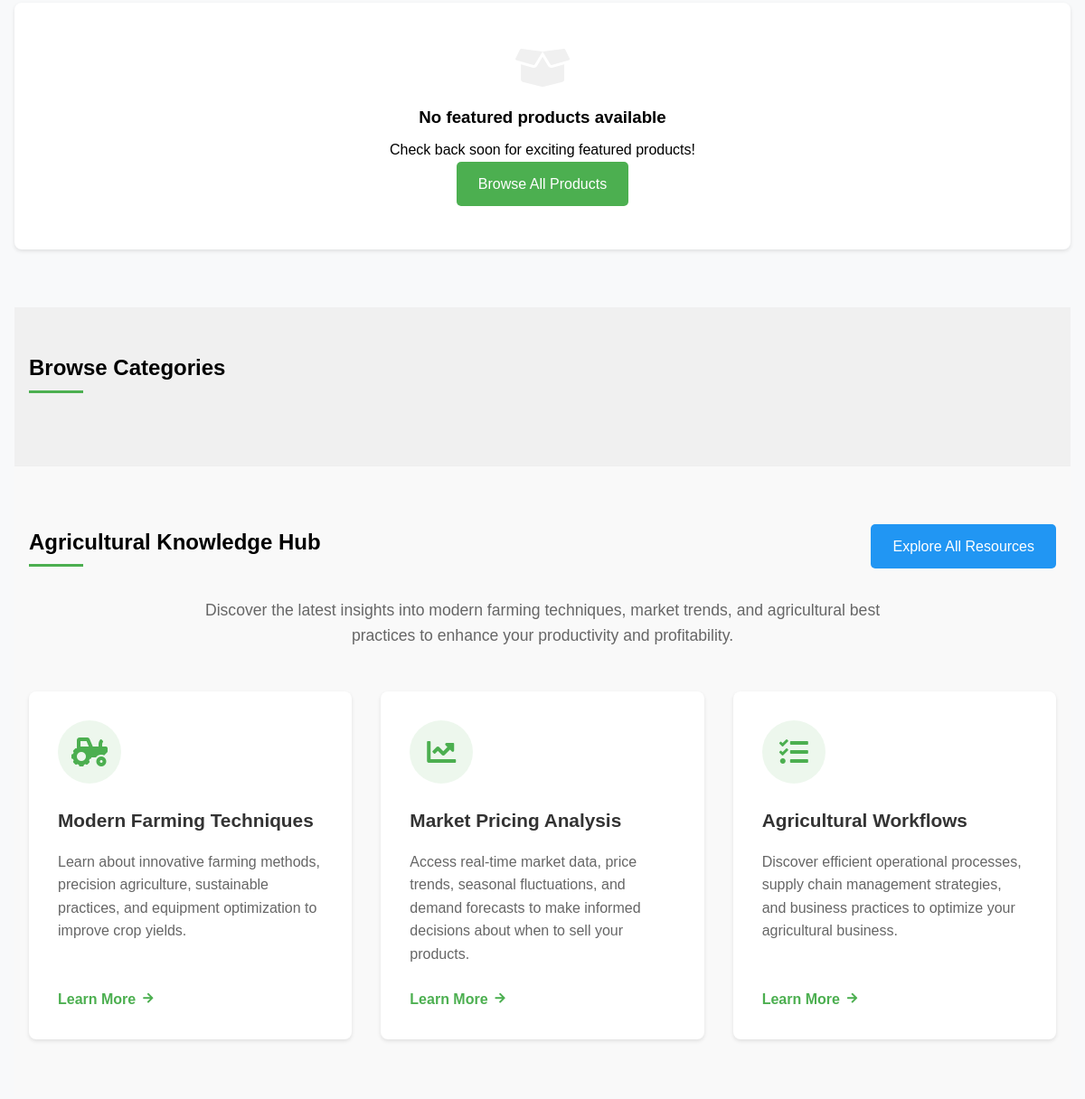
/ (middle part), run on an earlier commit of the app's database.
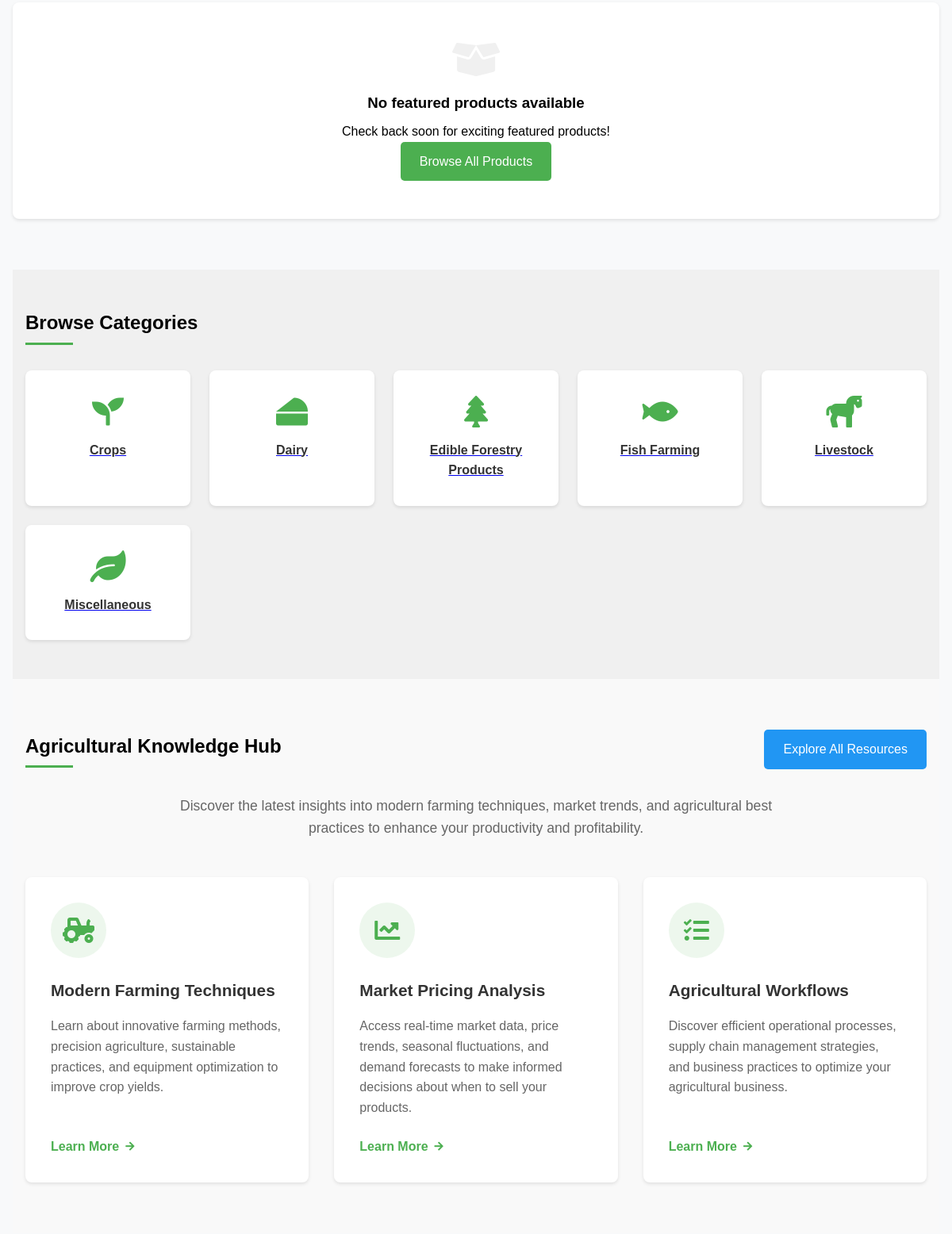
And on a later commit of the database.
### tables this page shows
CREATE TABLE categories (
    category_id INT AUTO_INCREMENT PRIMARY KEY,
    name VARCHAR(100) NOT NULL,
    description TEXT,
    created_at TIMESTAMP DEFAULT CURRENT_TIMESTAMP
);

### index.php (the view, shortened to what this page needs)
<?php
include 'config.php';
$featuredProducts = [];
$categories_query = "SELECT * FROM categories ORDER BY name";
$categories_result = mysqli_query($conn, $categories_query);
$categories = [];
if ($categories_result) {
    while ($row = mysqli_fetch_assoc($categories_result)) {
        $categories[] = $row;
    }
}
?>
<!DOCTYPE html>
<html lang="en">
<head>
    <link rel="stylesheet" href="styles.css">
    <link rel="stylesheet" href="https://cdnjs.cloudflare.com/ajax/libs/font-awesome/6.0.0/css/all.min.css">
</head>
<body>
    <main class="container">
        <?php if (!empty($featuredProducts)): ?>
            <div class="grid grid-3">
                <?php foreach ($featuredProducts as $product): ?>
                    <div class="product-card">
                        <div class="product-image-container">
                            <span class="featured-tag"><i class="fas fa-star"></i> Featured</span>
                            <img src="<?php echo htmlspecialchars($product['image_url'] ?? 'images/default-product.jpg'); ?>"
                                alt="<?php echo htmlspecialchars($product['name']); ?>"
                                class="product-image">
                        </div>
                        <div class="product-details">
                            <div class="product-category">
                                <i class="fas fa-tag"></i> <?php echo htmlspecialchars($product['category_name'] ?? 'Uncategorized'); ?>
                            </div>
                            <h3 class="product-title"><?php echo htmlspecialchars($product['name']); ?></h3>
                            <div class="product-vendor">
                                <i class="fas fa-store"></i> <?php echo htmlspecialchars($product['vendor_name'] ?? 'Unknown Vendor'); ?>
                            </div>
                            <div class="product-price">$<?php echo number_format($product['price'], 2); ?></div>
                            <div class="product-actions">
                                <?php if (isset($_SESSION['user_id']) && $_SESSION['role'] === 'customer'): ?>
                                    <button onclick="addToCart(<?php echo $product['product_id']; ?>)" class="add-to-cart-btn">
                                        <i class="fas fa-cart-plus"></i> Add to Cart
                                    </button>
                                <?php endif; ?>
                                <a href="product.php?id=<?php echo $product['product_id']; ?>" class="view-details">
                                    <i class="fas fa-eye"></i>
                                </a>
                            </div>
                        </div>
                    </div>
                <?php endforeach; ?>
            </div>
        <?php else: ?>
            <div class="no-products">
                <i class="fas fa-box-open"></i>
                <h3>No featured products available</h3>
                <p>Check back soon for exciting featured products!</p>
                <a href="products.php" class="btn btn-primary">Browse All Products</a>
            </div>
        <?php endif; ?>
        <section class="browse-categories">
            <div class="container">
                <div class="featured-header">
                    <h2>Browse Categories</h2>
                </div>
                <div class="category-grid">
                    <?php foreach ($categories as $category): ?>
                        <a href="products.php?category_id=<?php echo $category['category_id']; ?>" class="category-card">
                            <?php
                            $icon = 'fa-seedling';
                            $categoryName = strtolower($category['name']);
                            if (strpos($categoryName, 'livestock') !== false) {
                                $icon = 'fa-horse';
                            } elseif (strpos($categoryName, 'crop') !== false) {
                                $icon = 'fa-seedling';
                            } elseif (strpos($categoryName, 'dairy') !== false) {
                                $icon = 'fa-cheese';
                            } elseif (strpos($categoryName, 'fish') !== false) {
                                $icon = 'fa-fish';
                            } elseif (strpos($categoryName, 'forestry') !== false) {
                                $icon = 'fa-tree';
                            } elseif (strpos($categoryName, 'miscellaneous') !== false) {
                                $icon = 'fa-leaf';
                            }
                            ?>
                            <i class="fas <?php echo $icon; ?>"></i>
                            <div class="category-name"><?php echo htmlspecialchars($category['name']); ?></div>
                        </a>
                    <?php endforeach; ?>
                </div>
            </div>
        </section>
        <section class="knowledge-hub">
            <div class="container">
                <div class="featured-header">
                    <h2>Agricultural Knowledge Hub</h2>
                    <a href="knowledge_hub.php" class="btn btn-secondary">Explore All Resources</a>
                </div>
                <div class="knowledge-intro">
                    <p>Discover the latest insights into modern farming techniques, market trends, and agricultural best practices to enhance your productivity and profitability.</p>
                </div>
                <div class="knowledge-grid">
                    <div class="knowledge-card">
                        <div class="knowledge-icon">
                            <i class="fas fa-tractor"></i>
                        </div>
                        <h3>Modern Farming Techniques</h3>
                        <p>Learn about innovative farming methods, precision agriculture, sustainable practices, and equipment optimization to improve crop yields.</p>
                        <a href="farming_techniques.php" class="knowledge-link">Learn More <i class="fas fa-arrow-right"></i></a>
                    </div>
                    <div class="knowledge-card">
                        <div class="knowledge-icon">
                            <i class="fas fa-chart-line"></i>
                        </div>
                        <h3>Market Pricing Analysis</h3>
                        <p>Access real-time market data, price trends, seasonal fluctuations, and demand forecasts to make informed decisions about when to sell your products.</p>
                        <a href="market_pricing.php" class="knowledge-link">Learn More <i class="fas fa-arrow-right"></i></a>
                    </div>
                    <div class="knowledge-card">
                        <div class="knowledge-icon">
                            <i class="fas fa-tasks"></i>
                        </div>
                        <h3>Agricultural Workflows</h3>
                        <p>Discover efficient operational processes, supply chain management strategies, and business practices to optimize your agricultural business.</p>
                        <a href="agricultural_workflows.php" class="knowledge-link">Learn More <i class="fas fa-arrow-right"></i></a>
                    </div>
                </div>
            </div>
        </section>
    </main>
    <?php include 'footer.php'; ?>
</body>
</html>

### footer.php (shortened to what this page needs)
<!DOCTYPE html>
<html lang="en">
<head>
    <link rel="stylesheet" href="https://cdnjs.cloudflare.com/ajax/libs/font-awesome/5.15.4/css/all.min.css">
</head>
<body>
</body>
</html>

### styles.css (style rules this page uses)
:root { --primary-color: #4CAF50; --primary-dark: #45a049; --secondary-color: #2196F3; --danger-color: #ff4444; --danger-dark: #cc0000; --success-color: #4CAF50; --warning-color: #ff9800; --light-gray: #f0f0f0; --medium-gray: #666; --dark-gray: #333; --white: #ffffff; --shadow: 0 2px 4px rgba(0,0,0,0.1); --border-radius: 8px; --transition: all 0.2s ease; }
* { margin: 0; padding: 0; box-sizing: border-box; }
body { font-family: 'Segoe UI', Tahoma, Geneva, Verdana, sans-serif; line-height: 1.6; background-color: #f8f9fa; color: var(--dark-gray); }
.container { max-width: 1200px; margin: 0 auto; padding: 0 1rem; }
.btn { display: inline-block; padding: 0.75rem 1.5rem; border: none; border-radius: 4px; font-size: 1rem; font-weight: 500; text-decoration: none; cursor: pointer; transition: var(--transition); }
.btn-primary { background-color: var(--primary-color); color: var(--white); }
.btn-secondary { background-color: var(--secondary-color); color: var(--white); }
body { font-family: 'Arial', sans-serif; line-height: 1.6; color: var(--text-primary); }
h1, h2, h3 { font-weight: 600; }
h2 { font-size: 1.5rem; }
.btn { padding: 0.75rem 1.5rem; border-radius: 5px; transition: background-color 0.3s ease; }

### index.php (style rules this page uses)
.featured-header { display: flex; justify-content: space-between; align-items: center; margin-bottom: 2rem; }
.featured-header h2 { position: relative; padding-bottom: 0.5rem; }
.featured-header h2:after { content: ''; position: absolute; bottom: 0; left: 0; width: 60px; height: 3px; background-color: var(--primary-color); }
.no-products { text-align: center; padding: 3rem; background: white; border-radius: var(--border-radius); box-shadow: var(--shadow); }
.no-products i { font-size: 3rem; color: var(--light-gray); margin-bottom: 1rem; }
.no-products h3 { margin-bottom: 0.5rem; }
.browse-categories { margin-top: 4rem; padding: 3rem 0; background-color: var(--light-gray); }
.category-grid { display: grid; grid-template-columns: repeat(auto-fit, minmax(200px, 1fr)); gap: 1.5rem; }
.category-card { background: white; text-align: center; padding: 2rem 1rem; border-radius: var(--border-radius); box-shadow: var(--shadow); transition: transform 0.3s ease; }
.category-card i { font-size: 2.5rem; color: var(--primary-color); margin-bottom: 1rem; }
.category-name { font-weight: 600; color: var(--dark-gray); }
.knowledge-hub { padding: 4rem 0; background-color: #f9f9f9; border-top: 1px solid #eee; }
.knowledge-intro { text-align: center; max-width: 800px; margin: 0 auto 3rem; color: var(--medium-gray); font-size: 1.1rem; line-height: 1.6; }
.knowledge-grid { display: grid; grid-template-columns: repeat(auto-fit, minmax(300px, 1fr)); gap: 2rem; }
.knowledge-card { background: white; border-radius: var(--border-radius); box-shadow: var(--shadow); padding: 2rem; transition: transform 0.3s ease, box-shadow 0.3s ease; display: flex; flex-direction: column; height: 100%; }
.knowledge-icon { width: 70px; height: 70px; background-color: rgba(76, 175, 80, 0.1); border-radius: 50%; display: flex; align-items: center; justify-content: center; margin-bottom: 1.5rem; }
.knowledge-icon i { font-size: 2rem; color: var(--primary-color); }
.knowledge-card h3 { font-size: 1.3rem; margin-bottom: 1rem; color: var(--dark-gray); }
.knowledge-card p { color: var(--medium-gray); margin-bottom: 1.5rem; flex-grow: 1; line-height: 1.6; }
.knowledge-link { color: var(--primary-color); font-weight: 600; text-decoration: none; display: inline-flex; align-items: center; gap: 0.5rem; transition: color 0.3s ease; }
.knowledge-link i { font-size: 0.8rem; transition: transform 0.3s ease; }

What changed in the data, as far as the page shows it:
added categories: name "Crops"
added categories: name "Dairy"
added categories: name "Edible Forestry Products"
added categories: name "Fish Farming"
added categories: name "Livestock"
added categories: name "Miscellaneous"
